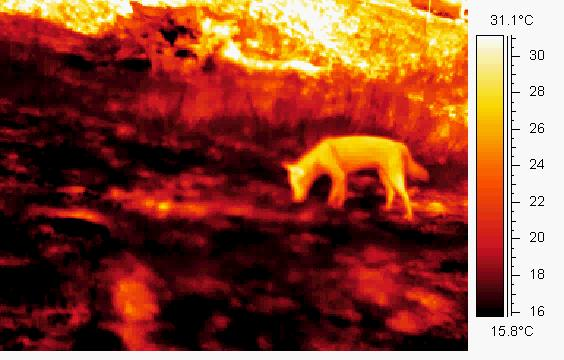
%> input picture week3/DINGO3_Frame0.jpeg, 564 x 360 px
$ octave week3HM.m   (GNU Octave 9; MATLAB toolbox functions it lacks are replaced by stand-ins)
%> lines starting %> are read from the running program, lines starting %| are printed output that depends on the picture
clear variables;
close all;
clc;
frame = imread("DINGO3_Frame0.jpeg");
%> frame is the input picture: size 360x564x3 uint8; mean R, G, B 142.6, 75.4, 54
bg = imread("DINGO3_Background.jpeg");
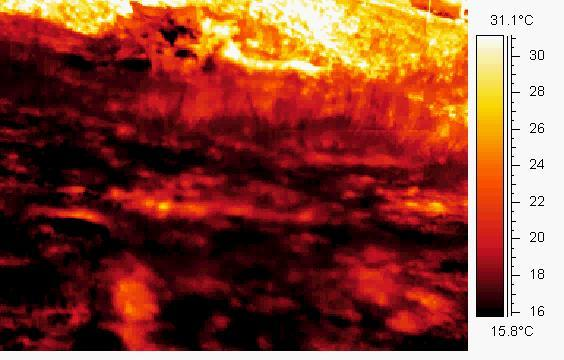
%> input picture week3/DINGO3_Background.jpeg, 564 x 360 px
%> bg is the input picture: size 360x564x3 uint8; mean R, G, B 139.1, 71.8, 54.6
diff = frame - bg;
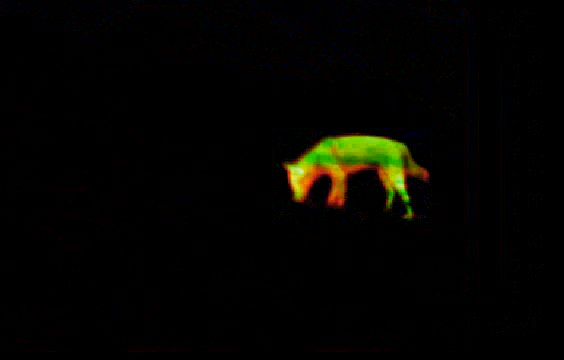
%> diff: size 360x564x3 uint8; mean R, G, B 4.3, 4.1, 0.7

lowestPixelValue = min(min(diff))/255.0;
%> lowestPixelValue = [0 0 0]
maxPixelValue = max(max(diff))/255.0;
%> maxPixelValue = [1 1 1]
disp(lowestPixelValue);
%| ans(:,:,1) =
%|   0
%| ans(:,:,2) =
%|   0
%| ans(:,:,3) =
%|   0
disp(maxPixelValue);
%| ans(:,:,1) =
%|   1
%| ans(:,:,2) =
%|   1
%| ans(:,:,3) =
%|   1

imshow(diff)

% Display difference image with rescaling
rescaledDiffImg = imadjust(diff,[lowestPixelValue(1) lowestPixelValue(2) lowestPixelValue(3);
                    maxPixelValue(1) maxPixelValue(2) maxPixelValue(3)],[]);
figure(4);
imshow(rescaledDiffImg);
